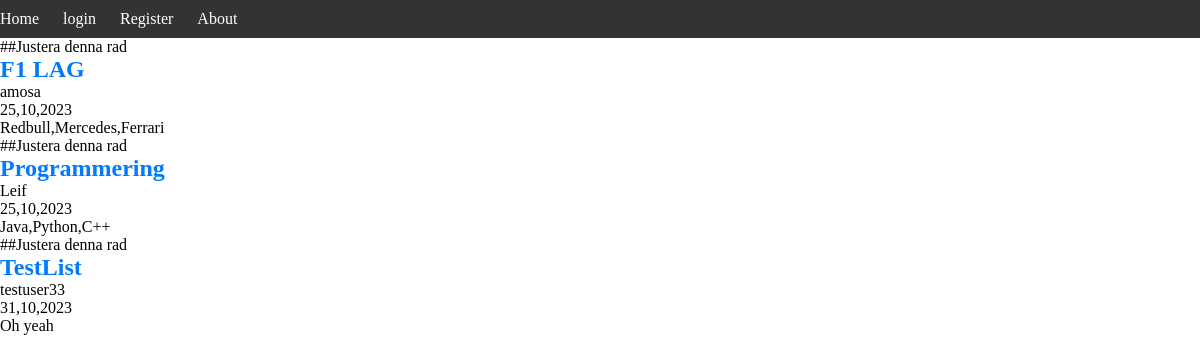
The app's page /, older data.
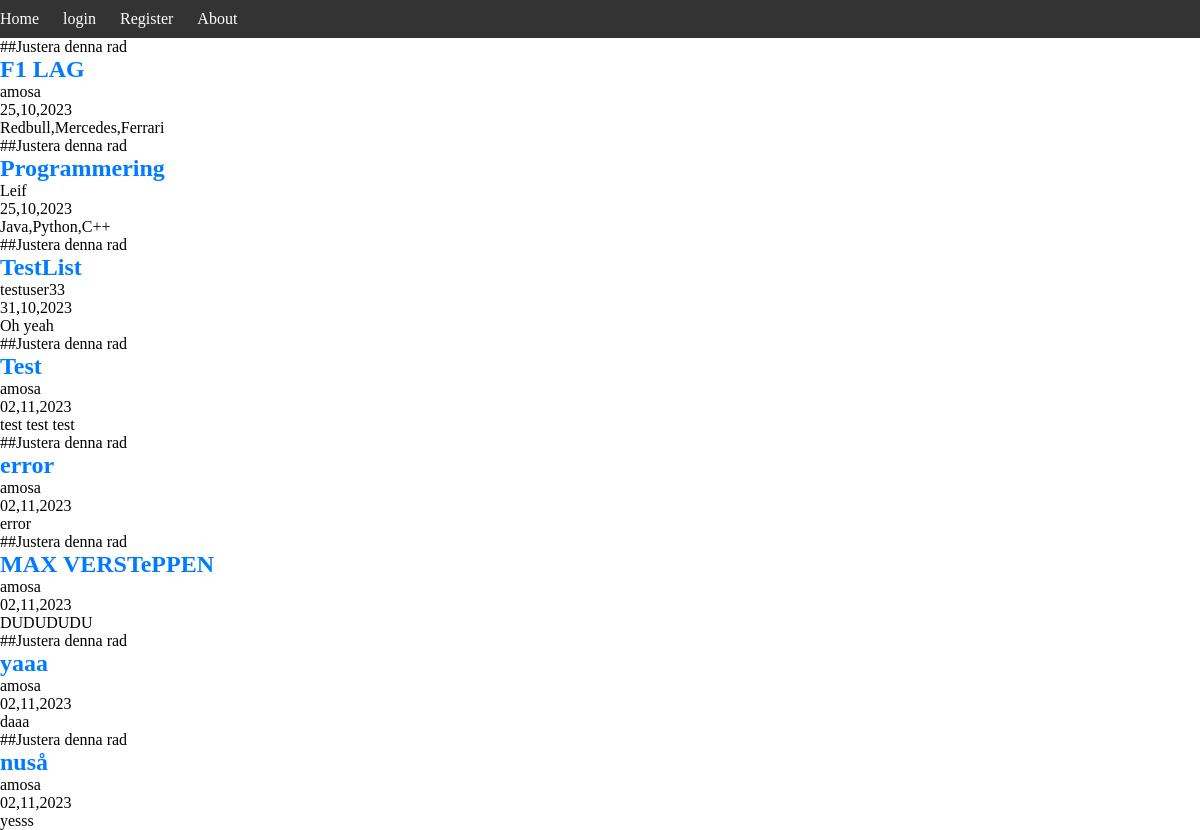
The same page, newer data.
### base/models.py (models this page shows, shortened)
class List(models.Model):
    title = models.CharField(max_length=75)
    content = models.TextField()
    date_posted = models.DateTimeField(default=timezone.now)
    author = models.ForeignKey(User,on_delete= models.CASCADE)

### base/views.py (the view)
# urls.py: path("", PostListView.as_view(), name = "list-home"),
class PostListView(ListView):
    model = List
    template_name = 'base/home.html'
    context_object_name = 'lists'
    ordering = ['date_posted']

### base/templates/base/home.html
{% extends "base/mall.html" %}
{% block content %}
{% if lists %}
        {% for list in lists %}
            <article class="post">
                ##Justera denna rad
                <h2 class="post-title"><a class="article-title" href="{% url 'list-detail' list.id %}">{{ list.title }}</a></h2>
                <p class= "post-content">{{ list.author}} </p>
                <p class= "post-content">{{ list.date_posted | date:"d,m,Y" }} </p>
                <p class="post-content">{{ list.content }}</p>
            </article>
        {% endfor %}
    {% else %}
        <p>NO LISTS RIGHT NOW!!! </p>
    {% endif %}
{% endblock content %}

### base/templates/base/mall.html (shortened to what this page needs)
{% load static %}
<!DOCTYPE html>
<html>
<head>
    <link rel="stylesheet" type="text/css" href="{% static 'base/main.css' %}">
</head>
<body>
    <header>
        <nav>
            <ul>
                <li><a href="/">Home</a></li>
                {% if user.is_authenticated %}
                <h1>{{user.username}}</h1>
                <li><a href="{% url 'logout' %}">Logout</a></li>
                {% else %}
                <li><a href="{% url 'login' %}">login</a></li>
                {% endif%}
                <li><a href="#">Register</a></li>
                <li><a href="{% url 'list-about' %}">About</a></li>
            </ul>
        </nav>
    </header>
    <main>
        <div class="content">
            {% block content %} {% endblock %}
        </div>
    </main>
</body>
</html>

### base/static/base/main.css (style rules this page uses)
* { margin: 0; padding: 0; box-sizing: border-box; }
header { background-color: #333; color: white; padding: 10px 0; }
nav ul { list-style-type: none; }
nav ul li { display: inline; margin-right: 20px; }
nav ul li a { text-decoration: none; color: white; }
.article-title { color: #007bff; text-decoration: none; }

Row changes from the older to the newer data that the page shows:
added List: title "Test", author "amosa", date_posted "02,11,2023", content "test test test"
added List: title "error", author "amosa", date_posted "02,11,2023", content "error"
added List: title "MAX VERSTePPEN", author "amosa", date_posted "02,11,2023", content "DUDUDUDU"
added List: title "yaaa", author "amosa", date_posted "02,11,2023", content "daaa"
added List: title "nuså", author "amosa", date_posted "02,11,2023", content "yesss"
